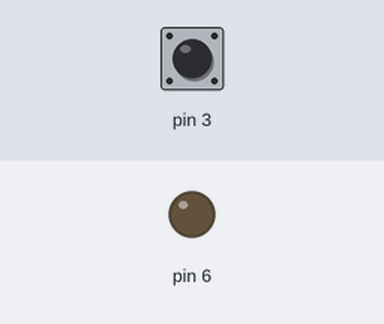
This sketch was run on a simulated Arduino Uno, built with avr-gcc and run on an emulated ATmega328P. On the bench: output pins drawn as LEDs (lit = HIGH). Inputs (shaded band) come from the test bench; at power-on: pin 3 HIGH.

Above: at 1.2 s.
1.3 s: pin 3 pulled LOW for 0.15 s
At 2.0 s:
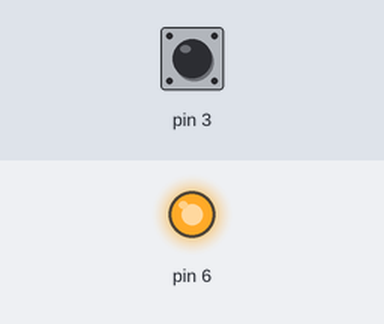
2.9 s: pin 3 pulled LOW for 1 s
At 3.2 s:
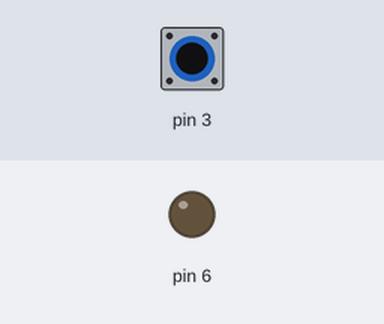
5.4 s: pin 3 pulled LOW for 3.2 s
At 6.3 s:
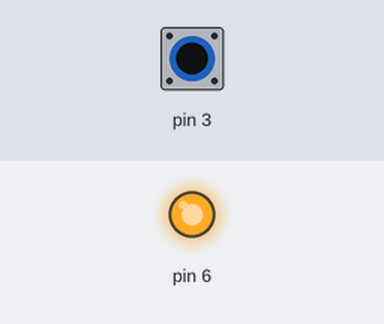
Timing chart, 0 to 8.4 s (numbered marks = the images above; inputs shaded):
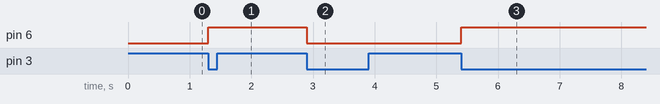

The sketch:

diodes.ino
```cpp
boolean flag = 0;
boolean butt;
boolean led_flag = 0;
unsigned long press;
void setup() {
  pinMode(3, INPUT_PULLUP);
  pinMode(6, OUTPUT);
  }

void loop() {
  butt = !digitalRead(3);
  Serial.println(digitalRead(6));
  if(butt == true && led_flag == false && millis() - press > 50) {
    led_flag = true;
    flag = !flag;
    press = millis();

    digitalWrite(6, flag);
  }
  if(butt == false && led_flag == true) {
    led_flag = false;
  }
}
```

Measured:
- after the input at 1.3 s, pin 6: LOW → HIGH at once
- after the input at 2.9 s, pin 6: HIGH → LOW at once
- after the input at 5.4 s, pin 6: LOW → HIGH at once
